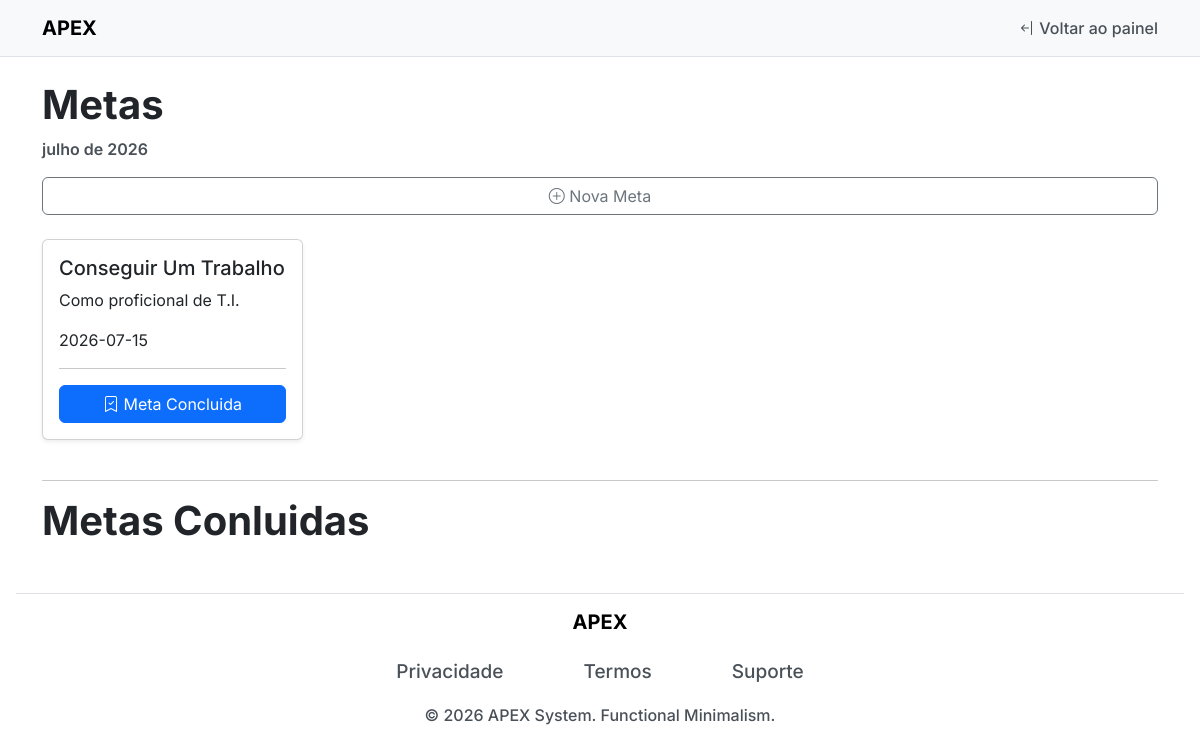
The page /pages/metas.php on the database as committed earlier.
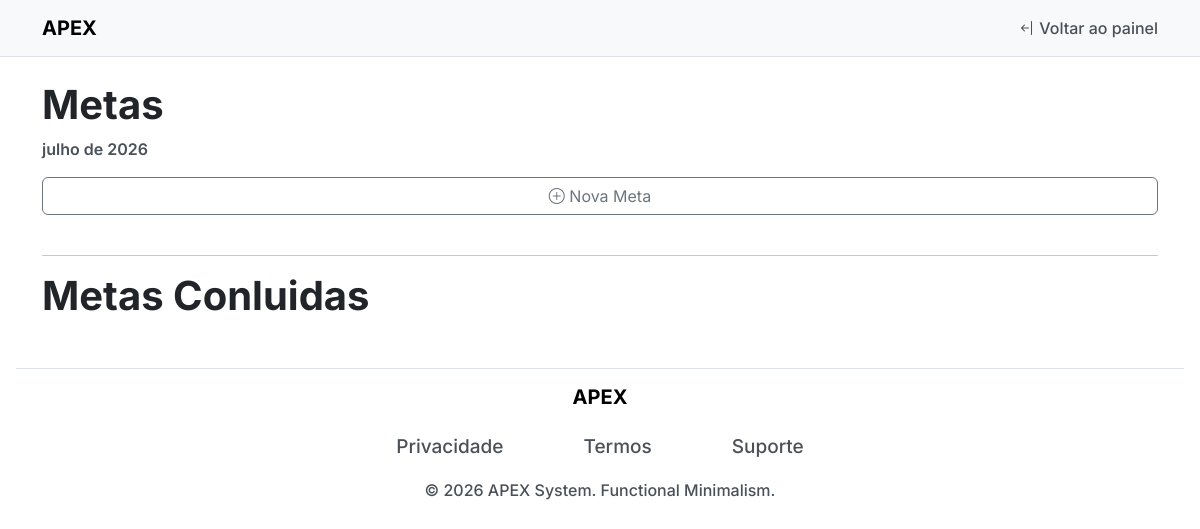
The same page on the database as committed later.
### tables this page shows
CREATE TABLE `metas` (
  `id` int(10) UNSIGNED NOT NULL,
  `titulo` varchar(45) DEFAULT NULL,
  `descricao` text DEFAULT NULL,
  `data_criacao` datetime DEFAULT current_timestamp(),
  `data_limite` date DEFAULT NULL,
  `status` tinyint(1) DEFAULT 0
);

### pages/metas.php (the view, shortened to what this page needs)
<!doctype html>
<html lang="PT-br">
<?php
include __DIR__ .  "/../includes/header.php";
?>
<body>
    <?php
    include  __DIR__ . "/../includes/navbarPages.php";
    ?>
    <main class="container mt-4 mb-4">
        <h1 class="title-index">Metas</h1>
        <span class="date mt-2  w-100" id="datePages"></span>
        <div class="mt-3">
            <button type="button" class="btn btn-outline-secondary w-100" data-bs-toggle="modal"
                data-bs-target="#exampleModal">
                <i class="bi bi-plus-circle"></i> Nova Meta
            </button>
        </div>
        <?php
        require_once __DIR__ . ("/../conf/db.php");
        $sql = "SELECT * from metas WHERE status =0";
        $resultado = mysqli_query($conn, $sql);
        ?>
        <div class="row mt-4">
            <?php while ($user_data = mysqli_fetch_assoc($resultado)) { ?>
                <div class="col-md-3 mb-4">
                    <div class="card h-100 shadow-sm">
                        <div class="card-body">
                            <h5 class="card-title">
                                <?= $user_data['titulo'] ?>
                            </h5>
                            <p class="card-text">
                                <?= $user_data['descricao'] ?>
                            </p>
                            <p class="card-text">
                                <?= $user_data['data_limite'] ?>
                            </p>
                            <hr>
                            <div>
                                <a href="<?= BASE_URL ?>crud/concluirMeta.php?id=<?= $user_data['id'] ?>" class="btn btn-primary w-100"><i class="bi bi-bookmark-check"></i> Meta Concluida</a>
                            </div>
                        </div>
                    </div>
                </div>
            <?php } ?>
        </div>
        <hr>
        <h1 class="title-index">Metas Conluidas</h1>
    </main>
    <?php
    include __DIR__ . "/../includes/footer.php"
    ?>
</body>
</html>

Rows that differ between the two databases and show on the page:
removed metas: titulo "Conseguir Um Trabalho", descricao "Como proficional de T.I.", data_limite "2026-07-15"
